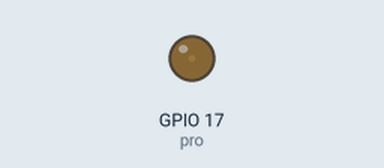
The program below on a simulated Raspberry Pi (BCM pin numbers). Shown: output pins drawn as LEDs (lit = HIGH).

Above: at 0.05 s.
At 0.55 s:
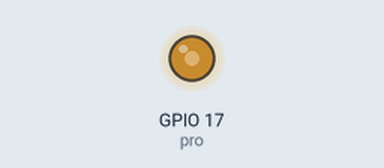
At 0.9 s:
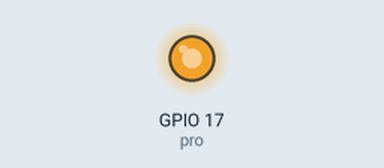
At 1.75 s:
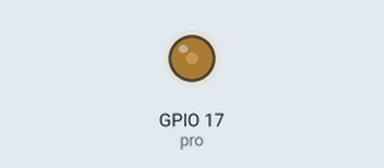
Timing chart, 0 to 4.6 s (numbered marks = the images above):
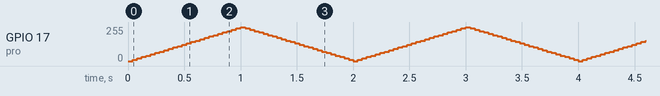

The program:

ledPWM-2.py
```python
# This uses the PWM pulse functionality
# It causes the LED to fade in and fade out
# The LED starts in OFF condition and gradually glows to full intesnsity
# After a while, it then diminishes to full off condition
# The cycle repeats
# LED on GPIO 17 (Pin 11)

from gpiozero import PWMLED
from signal import pause

pro=PWMLED(17)

pro.pulse()

pause()
```
